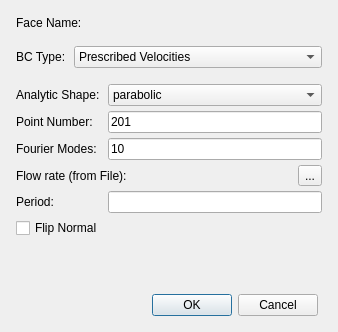
<?xml version="1.0" encoding="UTF-8"?>
<ui version="4.0">
 <class>sv4guiCapBCWidget1d</class>
 <widget class="QWidget" name="sv4guiCapBCWidget1d">
  <property name="geometry">
   <rect>
    <x>0</x>
    <y>0</y>
    <width>338</width>
    <height>332</height>
   </rect>
  </property>
  <property name="contextMenuPolicy">
   <enum>Qt::CustomContextMenu</enum>
  </property>
  <property name="windowTitle">
   <string>Set Inlet/Outlet BCs</string>
  </property>
  <layout class="QVBoxLayout" name="verticalLayout">
   <item>
    <widget class="QWidget" name="widget_5" native="true">
     <layout class="QHBoxLayout" name="horizontalLayout_3">
      <property name="spacing">
       <number>5</number>
      </property>
      <property name="leftMargin">
       <number>5</number>
      </property>
      <property name="topMargin">
       <number>5</number>
      </property>
      <property name="rightMargin">
       <number>5</number>
      </property>
      <property name="bottomMargin">
       <number>5</number>
      </property>
      <item>
       <widget class="QLabel" name="label_8">
        <property name="sizePolicy">
         <sizepolicy hsizetype="Fixed" vsizetype="Preferred">
          <horstretch>0</horstretch>
          <verstretch>0</verstretch>
         </sizepolicy>
        </property>
        <property name="text">
         <string>Face Name:</string>
        </property>
       </widget>
      </item>
      <item>
       <widget class="QLabel" name="labelFaceName">
        <property name="text">
         <string/>
        </property>
       </widget>
      </item>
     </layout>
    </widget>
   </item>
   <item>
    <widget class="QWidget" name="widget_3" native="true">
     <layout class="QHBoxLayout" name="horizontalLayout">
      <property name="spacing">
       <number>5</number>
      </property>
      <property name="leftMargin">
       <number>5</number>
      </property>
      <property name="topMargin">
       <number>5</number>
      </property>
      <property name="rightMargin">
       <number>5</number>
      </property>
      <property name="bottomMargin">
       <number>5</number>
      </property>
      <item>
       <widget class="QLabel" name="label">
        <property name="sizePolicy">
         <sizepolicy hsizetype="Fixed" vsizetype="Preferred">
          <horstretch>0</horstretch>
          <verstretch>0</verstretch>
         </sizepolicy>
        </property>
        <property name="text">
         <string>BC Type: </string>
        </property>
       </widget>
      </item>
      <item>
       <widget class="QComboBox" name="comboBoxBCType">
        <item>
         <property name="text">
          <string>Prescribed Velocities</string>
         </property>
        </item>
        <item>
         <property name="text">
          <string>RCR</string>
         </property>
        </item>
       </widget>
      </item>
     </layout>
    </widget>
   </item>
   <item>
    <widget class="QWidget" name="widget" native="true">
     <layout class="QVBoxLayout" name="verticalLayout_2">
      <property name="spacing">
       <number>0</number>
      </property>
      <property name="leftMargin">
       <number>0</number>
      </property>
      <property name="topMargin">
       <number>0</number>
      </property>
      <property name="rightMargin">
       <number>0</number>
      </property>
      <property name="bottomMargin">
       <number>0</number>
      </property>
      <item>
       <widget class="QStackedWidget" name="stackedWidget">
        <property name="currentIndex">
         <number>0</number>
        </property>
        <widget class="QWidget" name="page">
         <layout class="QGridLayout" name="gridLayout_2">
          <property name="leftMargin">
           <number>5</number>
          </property>
          <property name="topMargin">
           <number>5</number>
          </property>
          <property name="rightMargin">
           <number>5</number>
          </property>
          <property name="bottomMargin">
           <number>5</number>
          </property>
          <property name="spacing">
           <number>5</number>
          </property>
          <item row="1" column="0">
           <widget class="QLabel" name="label_3">
            <property name="text">
             <string>Point Number: </string>
            </property>
           </widget>
          </item>
          <item row="1" column="1">
           <widget class="QLineEdit" name="lineEditPointNumber">
            <property name="text">
             <string>201</string>
            </property>
           </widget>
          </item>
          <item row="9" column="0" colspan="2">
           <spacer name="verticalSpacer">
            <property name="orientation">
             <enum>Qt::Vertical</enum>
            </property>
            <property name="sizeHint" stdset="0">
             <size>
              <width>20</width>
              <height>40</height>
             </size>
            </property>
           </spacer>
          </item>
          <item row="0" column="0">
           <widget class="QLabel" name="label_2">
            <property name="text">
             <string>Analytic Shape: </string>
            </property>
           </widget>
          </item>
          <item row="0" column="1">
           <widget class="QComboBox" name="comboBoxShape">
            <item>
             <property name="text">
              <string>parabolic</string>
             </property>
            </item>
            <item>
             <property name="text">
              <string>plug</string>
             </property>
            </item>
            <item>
             <property name="text">
              <string>womersley</string>
             </property>
            </item>
           </widget>
          </item>
          <item row="6" column="0" colspan="2">
           <widget class="QCheckBox" name="checkBoxFlip">
            <property name="text">
             <string>Flip Normal</string>
            </property>
           </widget>
          </item>
          <item row="3" column="0">
           <widget class="QLabel" name="label_4">
            <property name="text">
             <string>Fourier Modes: </string>
            </property>
           </widget>
          </item>
          <item row="3" column="1">
           <widget class="QLineEdit" name="lineEditModeNumber">
            <property name="text">
             <string>10</string>
            </property>
           </widget>
          </item>
          <item row="5" column="0">
           <widget class="QLabel" name="label_9">
            <property name="text">
             <string>Period:</string>
            </property>
           </widget>
          </item>
          <item row="5" column="1">
           <widget class="QLineEdit" name="lineEditPeriod">
            <property name="enabled">
             <bool>true</bool>
            </property>
           </widget>
          </item>
          <item row="4" column="0" colspan="2">
           <widget class="QWidget" name="widget_4" native="true">
            <layout class="QHBoxLayout" name="horizontalLayout_2">
             <property name="spacing">
              <number>5</number>
             </property>
             <property name="leftMargin">
              <number>0</number>
             </property>
             <property name="topMargin">
              <number>0</number>
             </property>
             <property name="rightMargin">
              <number>0</number>
             </property>
             <property name="bottomMargin">
              <number>0</number>
             </property>
             <item>
              <widget class="QLabel" name="label_5">
               <property name="sizePolicy">
                <sizepolicy hsizetype="Fixed" vsizetype="Preferred">
                 <horstretch>0</horstretch>
                 <verstretch>0</verstretch>
                </sizepolicy>
               </property>
               <property name="text">
                <string>Flow rate (from File):  </string>
               </property>
              </widget>
             </item>
             <item>
              <widget class="QLabel" name="labelLoadFile">
               <property name="text">
                <string/>
               </property>
              </widget>
             </item>
             <item>
              <widget class="QToolButton" name="toolButtonBrowse">
               <property name="text">
                <string>...</string>
               </property>
              </widget>
             </item>
            </layout>
           </widget>
          </item>
         </layout>
        </widget>
        <widget class="QWidget" name="page_2">
         <layout class="QGridLayout" name="gridLayout_3">
          <property name="leftMargin">
           <number>5</number>
          </property>
          <property name="topMargin">
           <number>5</number>
          </property>
          <property name="rightMargin">
           <number>5</number>
          </property>
          <property name="bottomMargin">
           <number>5</number>
          </property>
          <property name="spacing">
           <number>5</number>
          </property>
          <item row="1" column="0">
           <widget class="QLabel" name="label_7">
            <property name="text">
             <string>Distal Pressure:</string>
            </property>
           </widget>
          </item>
          <item row="1" column="1">
           <widget class="QLineEdit" name="lineEditPressure">
            <property name="text">
             <string>0</string>
            </property>
           </widget>
          </item>
          <item row="0" column="0">
           <widget class="QLabel" name="labelBCValues">
            <property name="text">
             <string>BC Values: </string>
            </property>
           </widget>
          </item>
          <item row="0" column="1">
           <widget class="QLineEdit" name="lineEditBCValues">
            <property name="text">
             <string>0</string>
            </property>
           </widget>
          </item>
          <item row="6" column="0" colspan="2">
           <spacer name="verticalSpacer_2">
            <property name="orientation">
             <enum>Qt::Vertical</enum>
            </property>
            <property name="sizeHint" stdset="0">
             <size>
              <width>20</width>
              <height>40</height>
             </size>
            </property>
           </spacer>
          </item>
          <item row="2" column="0" colspan="2">
           <widget class="QWidget" name="widgetPressure" native="true">
            <layout class="QGridLayout" name="gridLayout_4">
             <property name="leftMargin">
              <number>0</number>
             </property>
             <property name="topMargin">
              <number>0</number>
             </property>
             <property name="rightMargin">
              <number>0</number>
             </property>
             <property name="bottomMargin">
              <number>0</number>
             </property>
             <property name="spacing">
              <number>5</number>
             </property>
             <item row="1" column="0">
              <widget class="QLabel" name="labelPeriodCOR">
               <property name="text">
                <string>P&lt;sub&gt;im&lt;/sub&gt; Period:</string>
               </property>
              </widget>
             </item>
             <item row="1" column="1">
              <widget class="QLineEdit" name="lineEditPressurePeriod"/>
             </item>
             <item row="2" column="0">
              <widget class="QLabel" name="label_10">
               <property name="text">
                <string>P&lt;sub&gt;im&lt;/sub&gt; Scaling:</string>
               </property>
              </widget>
             </item>
             <item row="2" column="1">
              <widget class="QLineEdit" name="lineEditPressureScaling"/>
             </item>
             <item row="0" column="0" colspan="2">
              <widget class="QWidget" name="widgetPressureFile" native="true">
               <layout class="QHBoxLayout" name="horizontalLayout_4">
                <property name="spacing">
                 <number>5</number>
                </property>
                <property name="leftMargin">
                 <number>0</number>
                </property>
                <property name="topMargin">
                 <number>0</number>
                </property>
                <property name="rightMargin">
                 <number>0</number>
                </property>
                <property name="bottomMargin">
                 <number>0</number>
                </property>
                <item>
                 <widget class="QLabel" name="label_6">
                  <property name="sizePolicy">
                   <sizepolicy hsizetype="Fixed" vsizetype="Preferred">
                    <horstretch>0</horstretch>
                    <verstretch>0</verstretch>
                   </sizepolicy>
                  </property>
                  <property name="text">
                   <string>P&lt;sub&gt;im&lt;/sub&gt; (from file):</string>
                  </property>
                 </widget>
                </item>
                <item>
                 <widget class="QLabel" name="labelLoadPressureFile">
                  <property name="text">
                   <string/>
                  </property>
                 </widget>
                </item>
                <item>
                 <widget class="QToolButton" name="toolButtonBrowsePressureFile">
                  <property name="text">
                   <string>...</string>
                  </property>
                 </widget>
                </item>
               </layout>
              </widget>
             </item>
            </layout>
           </widget>
          </item>
         </layout>
        </widget>
       </widget>
      </item>
     </layout>
    </widget>
   </item>
   <item>
    <widget class="QWidget" name="widget_2" native="true">
     <layout class="QGridLayout" name="gridLayout">
      <property name="leftMargin">
       <number>5</number>
      </property>
      <property name="topMargin">
       <number>5</number>
      </property>
      <property name="bottomMargin">
       <number>5</number>
      </property>
      <property name="spacing">
       <number>5</number>
      </property>
      <item row="0" column="0">
       <widget class="QDialogButtonBox" name="buttonBox">
        <property name="standardButtons">
         <set>QDialogButtonBox::Cancel|QDialogButtonBox::Ok</set>
        </property>
       </widget>
      </item>
     </layout>
    </widget>
   </item>
  </layout>
 </widget>
 <resources/>
 <connections/>
</ui>
